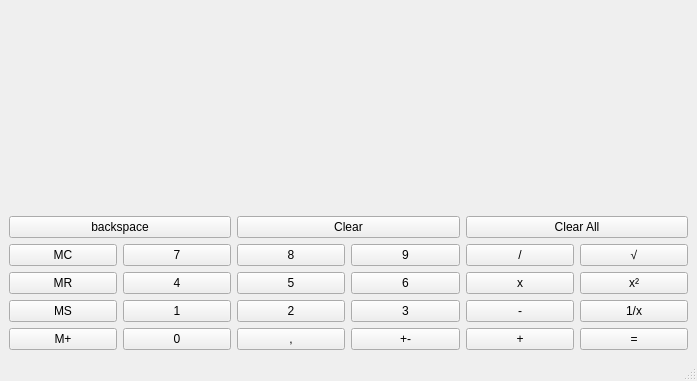
<?xml version="1.0" encoding="UTF-8"?>
<ui version="4.0">
 <class>MainWindow</class>
 <widget class="QMainWindow" name="MainWindow">
  <property name="geometry">
   <rect>
    <x>0</x>
    <y>0</y>
    <width>697</width>
    <height>381</height>
   </rect>
  </property>
  <property name="windowTitle">
   <string>MainWindow</string>
  </property>
  <property name="documentMode">
   <bool>false</bool>
  </property>
  <widget class="QWidget" name="centralwidget">
   <layout class="QGridLayout" name="gridLayout">
    <item row="3" column="3">
     <widget class="QPushButton" name="button6">
      <property name="sizePolicy">
       <sizepolicy hsizetype="Minimum" vsizetype="Fixed">
        <horstretch>0</horstretch>
        <verstretch>0</verstretch>
       </sizepolicy>
      </property>
      <property name="minimumSize">
       <size>
        <width>0</width>
        <height>0</height>
       </size>
      </property>
      <property name="baseSize">
       <size>
        <width>0</width>
        <height>3</height>
       </size>
      </property>
      <property name="font">
       <font>
        <kerning>true</kerning>
       </font>
      </property>
      <property name="text">
       <string>6</string>
      </property>
     </widget>
    </item>
    <item row="2" column="0">
     <widget class="QPushButton" name="buttonMC">
      <property name="sizePolicy">
       <sizepolicy hsizetype="Minimum" vsizetype="Fixed">
        <horstretch>0</horstretch>
        <verstretch>0</verstretch>
       </sizepolicy>
      </property>
      <property name="minimumSize">
       <size>
        <width>0</width>
        <height>0</height>
       </size>
      </property>
      <property name="baseSize">
       <size>
        <width>0</width>
        <height>3</height>
       </size>
      </property>
      <property name="font">
       <font>
        <kerning>true</kerning>
       </font>
      </property>
      <property name="text">
       <string>MC</string>
      </property>
     </widget>
    </item>
    <item row="2" column="1">
     <widget class="QPushButton" name="button7">
      <property name="sizePolicy">
       <sizepolicy hsizetype="Minimum" vsizetype="Fixed">
        <horstretch>0</horstretch>
        <verstretch>0</verstretch>
       </sizepolicy>
      </property>
      <property name="minimumSize">
       <size>
        <width>0</width>
        <height>0</height>
       </size>
      </property>
      <property name="baseSize">
       <size>
        <width>0</width>
        <height>3</height>
       </size>
      </property>
      <property name="font">
       <font>
        <kerning>true</kerning>
       </font>
      </property>
      <property name="text">
       <string>7</string>
      </property>
     </widget>
    </item>
    <item row="2" column="4">
     <widget class="QPushButton" name="buttonDiv">
      <property name="sizePolicy">
       <sizepolicy hsizetype="Minimum" vsizetype="Fixed">
        <horstretch>0</horstretch>
        <verstretch>0</verstretch>
       </sizepolicy>
      </property>
      <property name="minimumSize">
       <size>
        <width>0</width>
        <height>0</height>
       </size>
      </property>
      <property name="baseSize">
       <size>
        <width>0</width>
        <height>3</height>
       </size>
      </property>
      <property name="font">
       <font>
        <kerning>true</kerning>
       </font>
      </property>
      <property name="text">
       <string>/</string>
      </property>
     </widget>
    </item>
    <item row="5" column="1">
     <widget class="QPushButton" name="button0">
      <property name="sizePolicy">
       <sizepolicy hsizetype="Minimum" vsizetype="Fixed">
        <horstretch>0</horstretch>
        <verstretch>0</verstretch>
       </sizepolicy>
      </property>
      <property name="minimumSize">
       <size>
        <width>0</width>
        <height>0</height>
       </size>
      </property>
      <property name="baseSize">
       <size>
        <width>0</width>
        <height>3</height>
       </size>
      </property>
      <property name="font">
       <font>
        <kerning>true</kerning>
       </font>
      </property>
      <property name="text">
       <string>0</string>
      </property>
     </widget>
    </item>
    <item row="4" column="3">
     <widget class="QPushButton" name="button3">
      <property name="sizePolicy">
       <sizepolicy hsizetype="Minimum" vsizetype="Fixed">
        <horstretch>0</horstretch>
        <verstretch>0</verstretch>
       </sizepolicy>
      </property>
      <property name="minimumSize">
       <size>
        <width>0</width>
        <height>0</height>
       </size>
      </property>
      <property name="baseSize">
       <size>
        <width>0</width>
        <height>3</height>
       </size>
      </property>
      <property name="font">
       <font>
        <kerning>true</kerning>
       </font>
      </property>
      <property name="text">
       <string>3</string>
      </property>
     </widget>
    </item>
    <item row="5" column="0">
     <widget class="QPushButton" name="buttonMPlus">
      <property name="sizePolicy">
       <sizepolicy hsizetype="Minimum" vsizetype="Fixed">
        <horstretch>0</horstretch>
        <verstretch>0</verstretch>
       </sizepolicy>
      </property>
      <property name="minimumSize">
       <size>
        <width>0</width>
        <height>0</height>
       </size>
      </property>
      <property name="baseSize">
       <size>
        <width>0</width>
        <height>3</height>
       </size>
      </property>
      <property name="font">
       <font>
        <kerning>true</kerning>
       </font>
      </property>
      <property name="text">
       <string>M+</string>
      </property>
     </widget>
    </item>
    <item row="1" column="2" colspan="2">
     <widget class="QPushButton" name="buttonClear">
      <property name="sizePolicy">
       <sizepolicy hsizetype="Minimum" vsizetype="Fixed">
        <horstretch>0</horstretch>
        <verstretch>0</verstretch>
       </sizepolicy>
      </property>
      <property name="minimumSize">
       <size>
        <width>0</width>
        <height>0</height>
       </size>
      </property>
      <property name="baseSize">
       <size>
        <width>0</width>
        <height>3</height>
       </size>
      </property>
      <property name="font">
       <font>
        <kerning>true</kerning>
       </font>
      </property>
      <property name="text">
       <string>Clear</string>
      </property>
     </widget>
    </item>
    <item row="1" column="4" colspan="2">
     <widget class="QPushButton" name="buttonClearAll">
      <property name="sizePolicy">
       <sizepolicy hsizetype="Minimum" vsizetype="Fixed">
        <horstretch>0</horstretch>
        <verstretch>0</verstretch>
       </sizepolicy>
      </property>
      <property name="minimumSize">
       <size>
        <width>0</width>
        <height>0</height>
       </size>
      </property>
      <property name="baseSize">
       <size>
        <width>0</width>
        <height>3</height>
       </size>
      </property>
      <property name="font">
       <font>
        <kerning>true</kerning>
       </font>
      </property>
      <property name="text">
       <string>Clear All</string>
      </property>
     </widget>
    </item>
    <item row="5" column="3">
     <widget class="QPushButton" name="buttonPlusMinus">
      <property name="sizePolicy">
       <sizepolicy hsizetype="Minimum" vsizetype="Fixed">
        <horstretch>0</horstretch>
        <verstretch>0</verstretch>
       </sizepolicy>
      </property>
      <property name="minimumSize">
       <size>
        <width>0</width>
        <height>0</height>
       </size>
      </property>
      <property name="baseSize">
       <size>
        <width>0</width>
        <height>3</height>
       </size>
      </property>
      <property name="font">
       <font>
        <kerning>true</kerning>
       </font>
      </property>
      <property name="text">
       <string>+-</string>
      </property>
     </widget>
    </item>
    <item row="2" column="2">
     <widget class="QPushButton" name="button8">
      <property name="sizePolicy">
       <sizepolicy hsizetype="Minimum" vsizetype="Fixed">
        <horstretch>0</horstretch>
        <verstretch>0</verstretch>
       </sizepolicy>
      </property>
      <property name="minimumSize">
       <size>
        <width>0</width>
        <height>0</height>
       </size>
      </property>
      <property name="baseSize">
       <size>
        <width>0</width>
        <height>3</height>
       </size>
      </property>
      <property name="font">
       <font>
        <kerning>true</kerning>
       </font>
      </property>
      <property name="text">
       <string>8</string>
      </property>
     </widget>
    </item>
    <item row="4" column="5">
     <widget class="QPushButton" name="buttonInverse">
      <property name="sizePolicy">
       <sizepolicy hsizetype="Minimum" vsizetype="Fixed">
        <horstretch>0</horstretch>
        <verstretch>0</verstretch>
       </sizepolicy>
      </property>
      <property name="minimumSize">
       <size>
        <width>0</width>
        <height>0</height>
       </size>
      </property>
      <property name="baseSize">
       <size>
        <width>0</width>
        <height>3</height>
       </size>
      </property>
      <property name="font">
       <font>
        <kerning>true</kerning>
       </font>
      </property>
      <property name="text">
       <string>1/x</string>
      </property>
     </widget>
    </item>
    <item row="4" column="2">
     <widget class="QPushButton" name="button2">
      <property name="sizePolicy">
       <sizepolicy hsizetype="Minimum" vsizetype="Fixed">
        <horstretch>0</horstretch>
        <verstretch>0</verstretch>
       </sizepolicy>
      </property>
      <property name="minimumSize">
       <size>
        <width>0</width>
        <height>0</height>
       </size>
      </property>
      <property name="baseSize">
       <size>
        <width>0</width>
        <height>3</height>
       </size>
      </property>
      <property name="font">
       <font>
        <kerning>true</kerning>
       </font>
      </property>
      <property name="text">
       <string>2</string>
      </property>
     </widget>
    </item>
    <item row="3" column="5">
     <widget class="QPushButton" name="buttonSquare">
      <property name="sizePolicy">
       <sizepolicy hsizetype="Minimum" vsizetype="Fixed">
        <horstretch>0</horstretch>
        <verstretch>0</verstretch>
       </sizepolicy>
      </property>
      <property name="minimumSize">
       <size>
        <width>0</width>
        <height>0</height>
       </size>
      </property>
      <property name="baseSize">
       <size>
        <width>0</width>
        <height>3</height>
       </size>
      </property>
      <property name="font">
       <font>
        <kerning>true</kerning>
       </font>
      </property>
      <property name="text">
       <string>x²</string>
      </property>
     </widget>
    </item>
    <item row="3" column="0">
     <widget class="QPushButton" name="buttonMR">
      <property name="sizePolicy">
       <sizepolicy hsizetype="Minimum" vsizetype="Fixed">
        <horstretch>0</horstretch>
        <verstretch>0</verstretch>
       </sizepolicy>
      </property>
      <property name="minimumSize">
       <size>
        <width>0</width>
        <height>0</height>
       </size>
      </property>
      <property name="baseSize">
       <size>
        <width>0</width>
        <height>3</height>
       </size>
      </property>
      <property name="font">
       <font>
        <kerning>true</kerning>
       </font>
      </property>
      <property name="text">
       <string>MR</string>
      </property>
     </widget>
    </item>
    <item row="5" column="2">
     <widget class="QPushButton" name="buttonDot">
      <property name="sizePolicy">
       <sizepolicy hsizetype="Minimum" vsizetype="Fixed">
        <horstretch>0</horstretch>
        <verstretch>0</verstretch>
       </sizepolicy>
      </property>
      <property name="minimumSize">
       <size>
        <width>0</width>
        <height>0</height>
       </size>
      </property>
      <property name="baseSize">
       <size>
        <width>0</width>
        <height>3</height>
       </size>
      </property>
      <property name="font">
       <font>
        <kerning>true</kerning>
       </font>
      </property>
      <property name="text">
       <string>,</string>
      </property>
     </widget>
    </item>
    <item row="5" column="4">
     <widget class="QPushButton" name="buttonAdd">
      <property name="sizePolicy">
       <sizepolicy hsizetype="Minimum" vsizetype="Fixed">
        <horstretch>0</horstretch>
        <verstretch>0</verstretch>
       </sizepolicy>
      </property>
      <property name="minimumSize">
       <size>
        <width>0</width>
        <height>0</height>
       </size>
      </property>
      <property name="baseSize">
       <size>
        <width>0</width>
        <height>3</height>
       </size>
      </property>
      <property name="font">
       <font>
        <kerning>true</kerning>
       </font>
      </property>
      <property name="text">
       <string>+</string>
      </property>
     </widget>
    </item>
    <item row="3" column="2">
     <widget class="QPushButton" name="button5">
      <property name="sizePolicy">
       <sizepolicy hsizetype="Minimum" vsizetype="Fixed">
        <horstretch>0</horstretch>
        <verstretch>0</verstretch>
       </sizepolicy>
      </property>
      <property name="minimumSize">
       <size>
        <width>0</width>
        <height>0</height>
       </size>
      </property>
      <property name="baseSize">
       <size>
        <width>0</width>
        <height>3</height>
       </size>
      </property>
      <property name="font">
       <font>
        <kerning>true</kerning>
       </font>
      </property>
      <property name="text">
       <string>5</string>
      </property>
     </widget>
    </item>
    <item row="2" column="3">
     <widget class="QPushButton" name="button9">
      <property name="sizePolicy">
       <sizepolicy hsizetype="Minimum" vsizetype="Fixed">
        <horstretch>0</horstretch>
        <verstretch>0</verstretch>
       </sizepolicy>
      </property>
      <property name="minimumSize">
       <size>
        <width>0</width>
        <height>0</height>
       </size>
      </property>
      <property name="baseSize">
       <size>
        <width>0</width>
        <height>3</height>
       </size>
      </property>
      <property name="font">
       <font>
        <kerning>true</kerning>
       </font>
      </property>
      <property name="text">
       <string>9</string>
      </property>
     </widget>
    </item>
    <item row="0" column="0" colspan="6">
     <widget class="QLabel" name="displayLabel">
      <property name="minimumSize">
       <size>
        <width>0</width>
        <height>0</height>
       </size>
      </property>
      <property name="font">
       <font>
        <pointsize>12</pointsize>
        <underline>false</underline>
        <strikeout>false</strikeout>
        <kerning>true</kerning>
       </font>
      </property>
      <property name="layoutDirection">
       <enum>Qt::LayoutDirection::RightToLeft</enum>
      </property>
      <property name="autoFillBackground">
       <bool>true</bool>
      </property>
      <property name="text">
       <string/>
      </property>
      <property name="scaledContents">
       <bool>true</bool>
      </property>
      <property name="alignment">
       <set>Qt::AlignmentFlag::AlignRight|Qt::AlignmentFlag::AlignTrailing|Qt::AlignmentFlag::AlignVCenter</set>
      </property>
     </widget>
    </item>
    <item row="3" column="1">
     <widget class="QPushButton" name="button4">
      <property name="sizePolicy">
       <sizepolicy hsizetype="Minimum" vsizetype="Fixed">
        <horstretch>0</horstretch>
        <verstretch>0</verstretch>
       </sizepolicy>
      </property>
      <property name="minimumSize">
       <size>
        <width>0</width>
        <height>0</height>
       </size>
      </property>
      <property name="baseSize">
       <size>
        <width>0</width>
        <height>3</height>
       </size>
      </property>
      <property name="font">
       <font>
        <kerning>true</kerning>
       </font>
      </property>
      <property name="text">
       <string>4</string>
      </property>
     </widget>
    </item>
    <item row="4" column="4">
     <widget class="QPushButton" name="buttonSub">
      <property name="sizePolicy">
       <sizepolicy hsizetype="Minimum" vsizetype="Fixed">
        <horstretch>0</horstretch>
        <verstretch>0</verstretch>
       </sizepolicy>
      </property>
      <property name="minimumSize">
       <size>
        <width>0</width>
        <height>0</height>
       </size>
      </property>
      <property name="baseSize">
       <size>
        <width>0</width>
        <height>3</height>
       </size>
      </property>
      <property name="font">
       <font>
        <kerning>true</kerning>
       </font>
      </property>
      <property name="text">
       <string>-</string>
      </property>
     </widget>
    </item>
    <item row="2" column="5">
     <widget class="QPushButton" name="buttonSqrt">
      <property name="sizePolicy">
       <sizepolicy hsizetype="Minimum" vsizetype="Fixed">
        <horstretch>0</horstretch>
        <verstretch>0</verstretch>
       </sizepolicy>
      </property>
      <property name="minimumSize">
       <size>
        <width>0</width>
        <height>0</height>
       </size>
      </property>
      <property name="baseSize">
       <size>
        <width>0</width>
        <height>3</height>
       </size>
      </property>
      <property name="font">
       <font>
        <kerning>true</kerning>
       </font>
      </property>
      <property name="text">
       <string>√</string>
      </property>
     </widget>
    </item>
    <item row="1" column="0" colspan="2">
     <widget class="QPushButton" name="buttonBackspace">
      <property name="sizePolicy">
       <sizepolicy hsizetype="Minimum" vsizetype="Fixed">
        <horstretch>0</horstretch>
        <verstretch>0</verstretch>
       </sizepolicy>
      </property>
      <property name="minimumSize">
       <size>
        <width>0</width>
        <height>0</height>
       </size>
      </property>
      <property name="baseSize">
       <size>
        <width>0</width>
        <height>3</height>
       </size>
      </property>
      <property name="font">
       <font>
        <kerning>true</kerning>
       </font>
      </property>
      <property name="text">
       <string>backspace</string>
      </property>
     </widget>
    </item>
    <item row="3" column="4">
     <widget class="QPushButton" name="buttonMul">
      <property name="sizePolicy">
       <sizepolicy hsizetype="Minimum" vsizetype="Fixed">
        <horstretch>0</horstretch>
        <verstretch>0</verstretch>
       </sizepolicy>
      </property>
      <property name="minimumSize">
       <size>
        <width>0</width>
        <height>0</height>
       </size>
      </property>
      <property name="baseSize">
       <size>
        <width>0</width>
        <height>3</height>
       </size>
      </property>
      <property name="font">
       <font>
        <kerning>true</kerning>
       </font>
      </property>
      <property name="text">
       <string>x</string>
      </property>
     </widget>
    </item>
    <item row="4" column="1">
     <widget class="QPushButton" name="button1">
      <property name="sizePolicy">
       <sizepolicy hsizetype="Minimum" vsizetype="Fixed">
        <horstretch>0</horstretch>
        <verstretch>0</verstretch>
       </sizepolicy>
      </property>
      <property name="minimumSize">
       <size>
        <width>0</width>
        <height>0</height>
       </size>
      </property>
      <property name="baseSize">
       <size>
        <width>0</width>
        <height>3</height>
       </size>
      </property>
      <property name="font">
       <font>
        <kerning>true</kerning>
       </font>
      </property>
      <property name="text">
       <string>1</string>
      </property>
     </widget>
    </item>
    <item row="4" column="0">
     <widget class="QPushButton" name="buttonMS">
      <property name="sizePolicy">
       <sizepolicy hsizetype="Minimum" vsizetype="Fixed">
        <horstretch>0</horstretch>
        <verstretch>0</verstretch>
       </sizepolicy>
      </property>
      <property name="minimumSize">
       <size>
        <width>0</width>
        <height>0</height>
       </size>
      </property>
      <property name="baseSize">
       <size>
        <width>0</width>
        <height>3</height>
       </size>
      </property>
      <property name="font">
       <font>
        <kerning>true</kerning>
       </font>
      </property>
      <property name="text">
       <string>MS</string>
      </property>
     </widget>
    </item>
    <item row="5" column="5">
     <widget class="QPushButton" name="buttonEqual">
      <property name="sizePolicy">
       <sizepolicy hsizetype="Minimum" vsizetype="Fixed">
        <horstretch>0</horstretch>
        <verstretch>0</verstretch>
       </sizepolicy>
      </property>
      <property name="minimumSize">
       <size>
        <width>0</width>
        <height>0</height>
       </size>
      </property>
      <property name="baseSize">
       <size>
        <width>0</width>
        <height>3</height>
       </size>
      </property>
      <property name="font">
       <font>
        <kerning>true</kerning>
       </font>
      </property>
      <property name="text">
       <string>=</string>
      </property>
     </widget>
    </item>
   </layout>
  </widget>
  <widget class="QMenuBar" name="menubar">
   <property name="geometry">
    <rect>
     <x>0</x>
     <y>0</y>
     <width>697</width>
     <height>21</height>
    </rect>
   </property>
  </widget>
  <widget class="QStatusBar" name="statusbar"/>
 </widget>
 <resources/>
 <connections/>
</ui>
